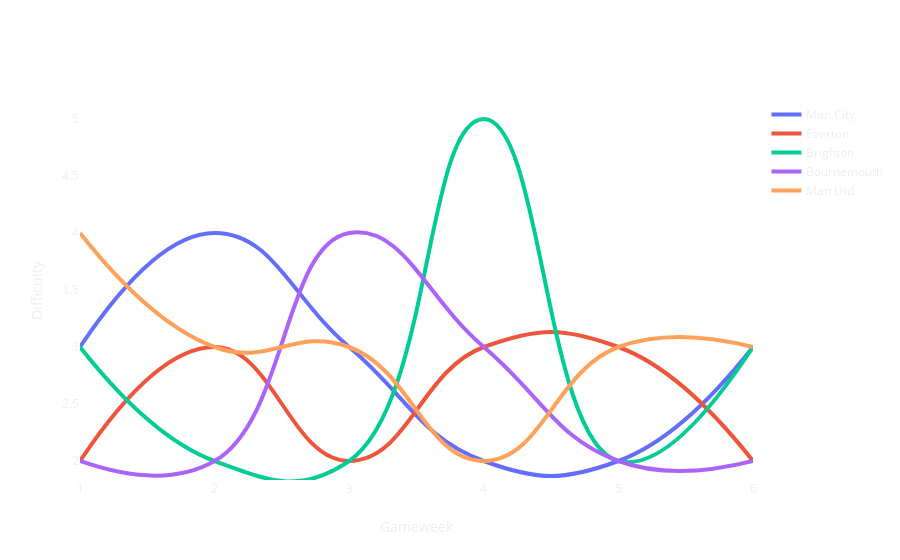

Here is the notebook cell this chart was saved with:
### Code cell
fix = next_fixtures(season, base_path, limit_diff=3, no_above_limit_occ=1, no_fixtures=6)

### Figure 1 — Plotly figure (JSON) as saved in the notebook; plotly's stock layout.template omitted (floating-point values rounded to 4 significant figures)
{"data": [{"hoverlabel": {"bgcolor": "white", "bordercolor": "#404040", "font": {"color": "#404040"}}, "hovertemplate": "<b>Man City</b></br></br>vs %{text}</br></br><extra></extra>", "line": {"shape": "spline", "smoothing": 1.3, "width": 4}, "mode": "lines", "name": "Man City", "text": ["West Ham", "Spurs", "Bournemouth", "Brighton", "Norwich", "Watford"], "type": "scatter", "x": [1, 2, 3, 4, 5, 6], "y": [3, 4, 3, 2, 2, 3]}, {"hoverlabel": {"bgcolor": "white", "bordercolor": "#404040", "font": {"color": "#404040"}}, "hovertemplate": "<b>Everton</b></br></br>vs %{text}</br></br><extra></extra>", "line": {"shape": "spline", "smoothing": 1.3, "width": 4}, "mode": "lines", "name": "Everton", "text": ["Crystal Palace", "Watford", "Aston Villa", "Wolves", "Bournemouth", "Sheffield Utd"], "type": "scatter", "x": [1, 2, 3, 4, 5, 6], "y": [2, 3, 2, 3, 3, 2]}, {"hoverlabel": {"bgcolor": "white", "bordercolor": "#404040", "font": {"color": "#404040"}}, "hovertemplate": "<b>Brighton</b></br></br>vs %{text}</br></br><extra></extra>", "line": {"shape": "spline", "smoothing": 1.3, "width": 4}, "mode": "lines", "name": "Brighton", "text": ["Watford", "West Ham", "Southampton", "Man City", "Burnley", "Newcastle"], "type": "scatter", "x": [1, 2, 3, 4, 5, 6], "y": [3, 2, 2, 5, 2, 3]}, {"hoverlabel": {"bgcolor": "white", "bordercolor": "#404040", "font": {"color": "#404040"}}, "hovertemplate": "<b>Bournemouth</b></br></br>vs %{text}</br></br><extra></extra>", "line": {"shape": "spline", "smoothing": 1.3, "width": 4}, "mode": "lines", "name": "Bournemouth", "text": ["Sheffield Utd", "Aston Villa", "Man City", "Leicester", "Everton", "Southampton"], "type": "scatter", "x": [1, 2, 3, 4, 5, 6], "y": [2, 2, 4, 3, 2, 2]}, {"hoverlabel": {"bgcolor": "white", "bordercolor": "#404040", "font": {"color": "#404040"}}, "hovertemplate": "<b>Man Utd</b></br></br>vs %{text}</br></br><extra></extra>", "line": {"shape": "spline", "smoothing": 1.3, "width": 4}, "mode": "lines", "name": "Man Utd", "text": ["Chelsea", "Wolves", "Crystal Palace", "Southampton", "Leicester", "West Ham"], "type": "scatter", "x": [1, 2, 3, 4, 5, 6], "y": [4, 3, 3, 2, 3, 3]}], "layout": {"legend": {"bgcolor": "rgba(0,0,0,0)", "font": {"color": "#eee"}, "traceorder": "normal"}, "paper_bgcolor": "rgba(0,0,0,0)", "plot_bgcolor": "rgba(0,0,0,0)", "scene": {"bgcolor": "rgba(0,0,0,0)"}, "xaxis": {"color": "#eee", "title": {"text": "Gameweek"}}, "yaxis": {"color": "#eee", "title": {"text": "Difficulty"}}}}
